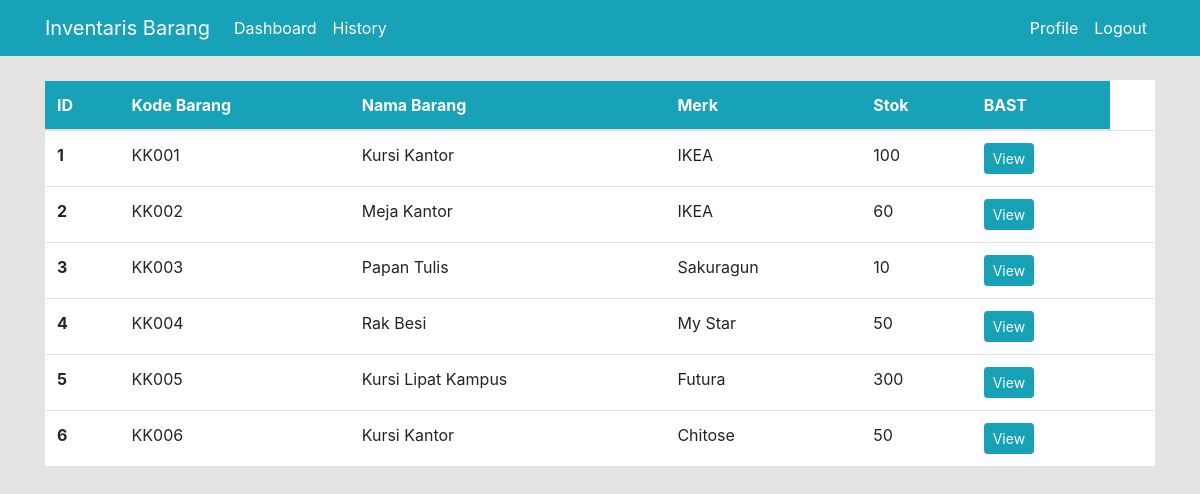
Screenshot of /barang-staff/ (signed in) with the database file from the repository.
### dashboard/models.py (models this page shows, shortened)
class Barang(models.Model):
    ID = models.PositiveIntegerField()
    Kode_Barang = models.CharField(max_length=6, primary_key=True)
    Nama_Barang = models.CharField(max_length=30, null=True)
    Merk = models.CharField(max_length=30, null=True)
    Stock = models.PositiveIntegerField(null=True)
    BAST = models.FileField(("BAST Perolehan"), upload_to=None, max_length=100)

### dashboard/views.py (the view)
# urls.py: path('barang-staff/', views.barang_staff, name='dashboard-barang-staff'),
@login_required
def barang_staff(request):
    items = Barang.objects.all()
    if request.method == 'POST':
        form = BarangForm(request.POST, request.FILES)
        if form.is_valid():
            form.save()
            return redirect('dashboard-barang-staff')
    else:
        form = BarangForm()
    context = {
        'items' : items,
        'form' : form,
    }
    return render(request, 'dashboard/barang_staff.html', context)

### templates/dashboard/barang_staff.html (shortened to what this page needs)
{% extends 'partials/base.html' %}
{% load crispy_forms_tags %}
{% block content%}
    <div class="container">
        <div class="row my-4">
            <div class="col-md-12">
                <table class="table bg-white">
                    <thead class="bg-info">
                        <tr class="text-white">
                            <th scope="col">ID</th>
                            <th scope="col">Kode Barang</th>
                            <th scope="col">Nama Barang</th>
                            <th scope="col">Merk</th>
                            <th scope="col">Stok</th>
                            <th scope="col">BAST</th>
                        </tr>
                    </thead>
                    <tbody>
                        {% for item in items %}
                        <tr>
                            <th scope="row">{{ item.ID }}</th>
                            <td>{{ item.Kode_Barang }}</td>
                            <td>{{ item.Nama_Barang }}</td>
                            <td>{{ item.Merk }}</td>
                            <td>{{ item.Stock }}</td>
                            <td><a class="btn btn-info btn-sm" href="{% url 'dashboard-bast-barang-staff' item.Kode_Barang %}">View</a> </td>
                            <td>
                            </td>
                        </tr>
                        {% endfor %}
                    </tbody>
                </table>
            </div>
        </div>
    </div>
{% endblock %}

### static/style.css (style rules this page uses)
body { background: rgb(230, 227, 227); }
td { word-wrap: break-word; }
* { box-sizing: border-box; }

### rows the page displays
Barang: ID "1", Kode_Barang "KK001", Nama_Barang "Kursi Kantor", Merk "IKEA", Stock "100"
Barang: ID "2", Kode_Barang "KK002", Nama_Barang "Meja Kantor", Merk "IKEA", Stock "60"
Barang: ID "3", Kode_Barang "KK003", Nama_Barang "Papan Tulis", Merk "Sakuragun", Stock "10"
Barang: ID "4", Kode_Barang "KK004", Nama_Barang "Rak Besi", Merk "My Star", Stock "50"
Barang: ID "5", Kode_Barang "KK005", Nama_Barang "Kursi Lipat Kampus", Merk "Futura", Stock "300"
Barang: ID "6", Kode_Barang "KK006", Nama_Barang "Kursi Kantor", Merk "Chitose", Stock "50"
